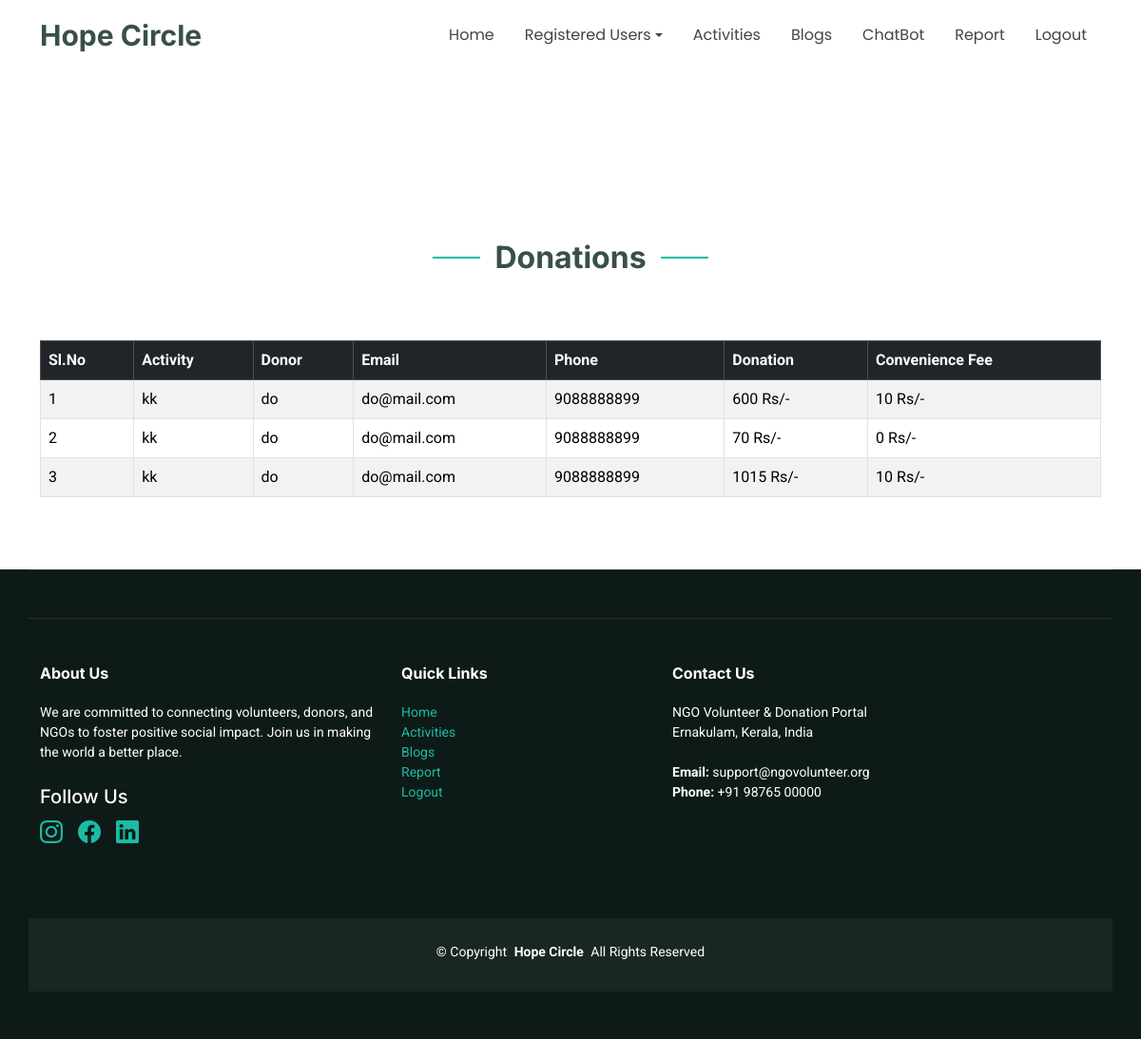
/adminActDon?id=2, run on the app's committed database.
### ngoapp/models.py (models this page shows)
class Donations(models.Model):
    donor=models.ForeignKey(Donor,on_delete=models.CASCADE)
    activity=models.ForeignKey(Activity,on_delete=models.CASCADE)
    amount=models.IntegerField()
    ngodon=models.IntegerField(default=0)
    fee=models.IntegerField(default=0)
    date=models.DateField(auto_now_add=True)
    time=models.TimeField(auto_now_add=True,null=True)

class Activity(models.Model):
    ngo=models.ForeignKey(Ngo,on_delete=models.CASCADE)
    name=models.CharField(max_length=50)
    category=models.CharField(max_length=50,null=True)
    description=models.TextField()
    loc=models.CharField(max_length=200)
    volunteers_needed=models.IntegerField()
    sDate=models.DateField()
    eDate=models.DateField()

class Donor(models.Model):
    user=models.ForeignKey(Logintbl,on_delete=models.CASCADE)
    name=models.CharField(max_length=50)
    email=models.CharField(max_length=50)
    phone=models.BigIntegerField()
    photo = models.FileField(null=True)
    address =models.CharField(max_length=200)

### ngoapp/views.py (the view)
# urls.py: path('adminActDon',views.adminActDon),
def adminActDon(request):
    id = request.GET['id']
    activity = Activity.objects.get(id=id)
    req = Donations.objects.filter(activity=activity).order_by('-id')
    return render(request,"adminActDon.html", {"req": req})

### templates/adminActDon.html (shortened to what this page needs)
{% extends 'adminHome.html' %}
{% block content %}
<br><br><br>
<section id="services" class="services section">
  <div class="container section-title" data-aos="fade-up">
    <h2>Donations</h2>
  </div>
  {% if req %}
  <div class="container">
    <div class="table-responsive">
      <table class="table table-bordered table-hover table-striped">
        <thead class="table-dark">
          <tr>
            <th scope="col">Sl.No</th>
            <th scope="col">Activity</th>
            <th scope="col">Donor</th>
            <th scope="col">Email</th>
            <th scope="col">Phone</th>
            <th scope="col">Donation</th>
            <th scope="col">Convenience Fee</th>
          </tr>
        </thead>
        <tbody>
          {% for i in req %}
          <tr>
            <td>{{ forloop.counter }}</td>
            <td>{{ i.activity.name }}</td>
            <td>{{ i.donor.name }}</td>
            <td>{{ i.donor.email }}</td>
            <td>{{ i.donor.phone }}</td>
            <td>{{ i.amount }} Rs/-</td>
            <td>{{ i.fee }} Rs/-</td>
        </tr>
          {% endfor %}
        </tbody>
      </table>
    </div>
  </div>
  {% else %}
  <center><b>No Donation!</b></center>
  {% endif %}
</section>
{% endblock %}

### static/media/assets/css/main.css (style rules this page uses)
:root { --default-font: "Roboto", system-ui, -apple-system, "Segoe UI", Roboto, "Helvetica Neue", Arial, "Noto Sans", "Liberation Sans", sans-serif, "Apple Color Emoji", "Segoe UI Emoji", "Segoe UI Symbol", "Noto Color Emoji"; --heading-font: "Inter", sans-serif; --nav-font: "Poppins", sans-serif; }
:root { --background-color: #ffffff; --default-color: #444444; --heading-color: #384f4b; --accent-color: #1bbca3; --surface-color: #ffffff; --contrast-color: #ffffff; }
:root { --nav-color: #444444; --nav-hover-color: #1bbca3; --nav-mobile-background-color: #ffffff; --nav-dropdown-background-color: #ffffff; --nav-dropdown-color: #444444; --nav-dropdown-hover-color: #1bbca3; }
:root { scroll-behavior: smooth; }
body { color: var(--default-color); background-color: var(--background-color); font-family: var(--default-font); }
h1, h2, h3, h4, h5, h6 { color: var(--heading-color); font-family: var(--heading-font); }
section, .section { color: var(--default-color); background-color: var(--background-color); padding: 60px 0; scroll-margin-top: 74px; overflow: clip; }
.section-title { text-align: center; padding-bottom: 60px; position: relative; }
.section-title h2 { font-size: 32px; font-weight: 700; position: relative; }
.section-title h2:before, .section-title h2:after { content: ""; width: 50px; height: 2px; background: var(--accent-color); display: inline-block; }
.section-title h2:before { margin: 0 15px 10px 0; }
.section-title h2:after { margin: 0 0 10px 15px; }

### data on the page
Donations: activity.name "kk", donor.name "do", donor.email "do@mail.com", donor.phone "9088888899", amount "600", fee "10"
Donations: activity.name "kk", donor.name "do", donor.email "do@mail.com", donor.phone "9088888899", amount "70", fee "0"
Donations: activity.name "kk", donor.name "do", donor.email "do@mail.com", donor.phone "9088888899", amount "1015", fee "10"
